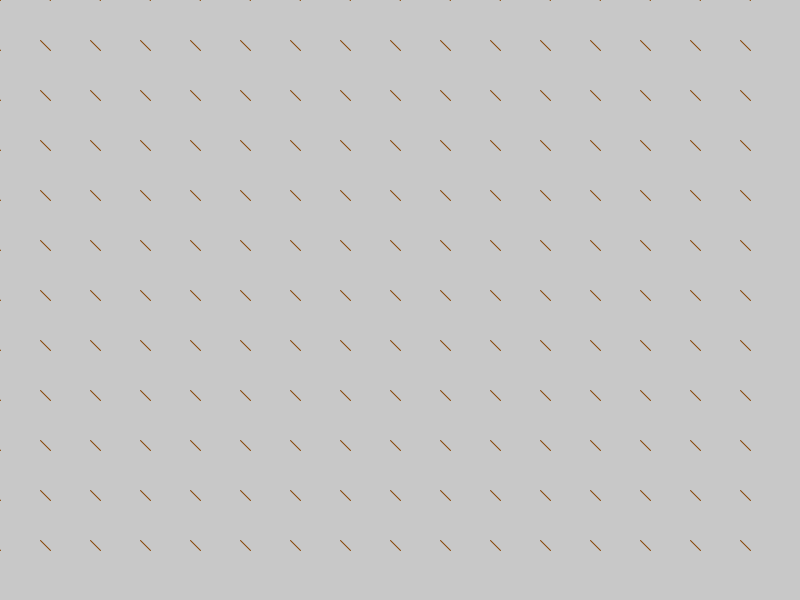
Frame 1 (no input)
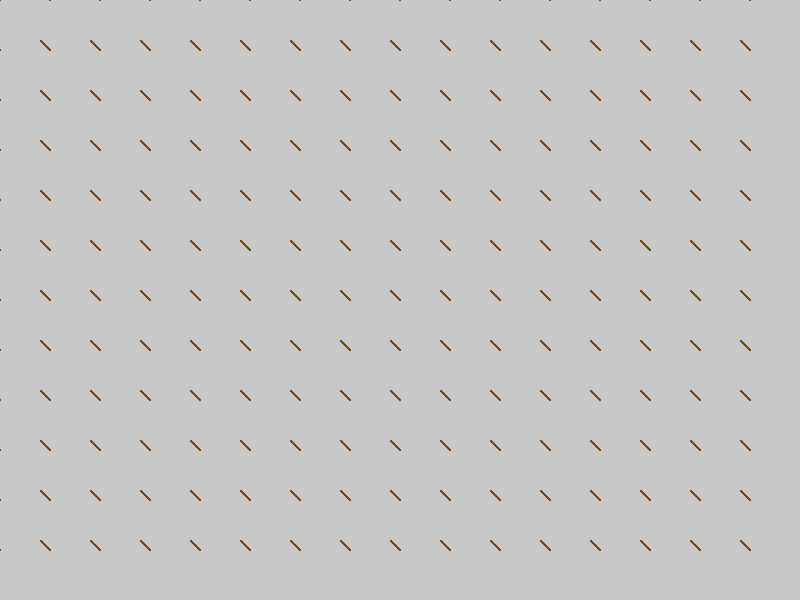
Frame 60 (the mouse pressed at the canvas centre just before this capture)
Frame 120 (the mouse held since frame 60 and released just before this capture): identical to frame 60, image omitted

The Processing sketch that drew these frames (run headless with seeded random() and noise(); from frame 60 on, the mouse is pressed at the canvas centre):

// Processing sketch: processing_149193
// ── processing_149193.pde

float a = 0;
float b = 0;

void setup(){
  size(800,600);
  background(200);
}

void draw(){
  for (float a = 0; a < width; a +=50){
    for(float b = 0; b < height; b +=50){
      stroke(134,66,1);
      strokeWeight(1);
      line(a,b,a-10, b-10);
    }
  }
}
